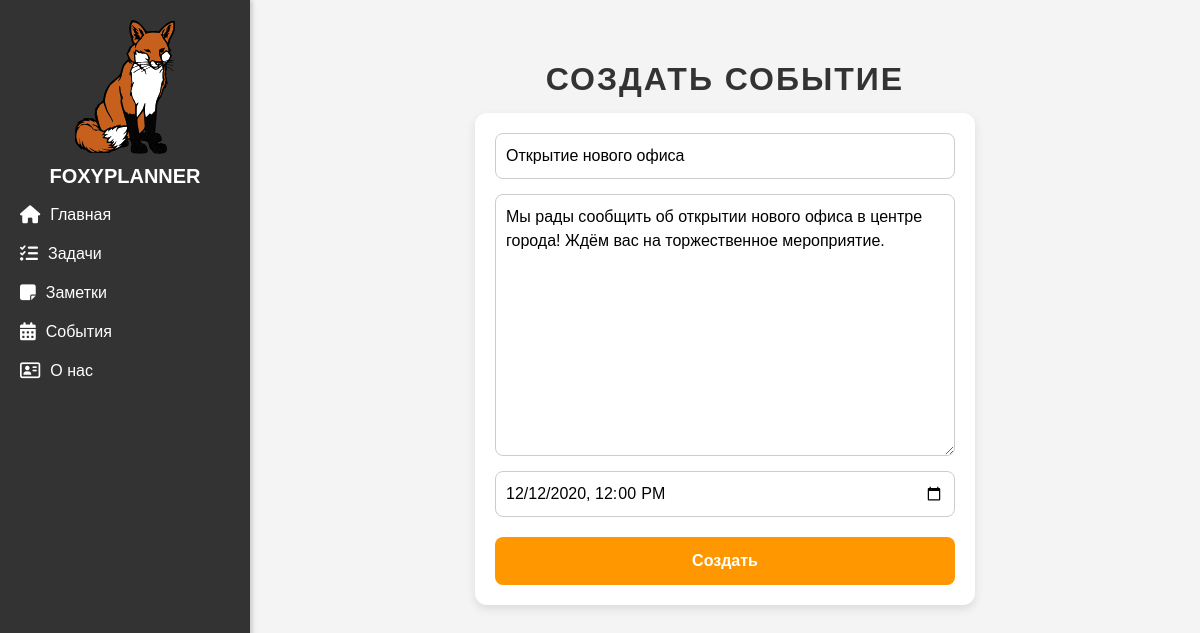
Before: /events/2/update with the older database file.
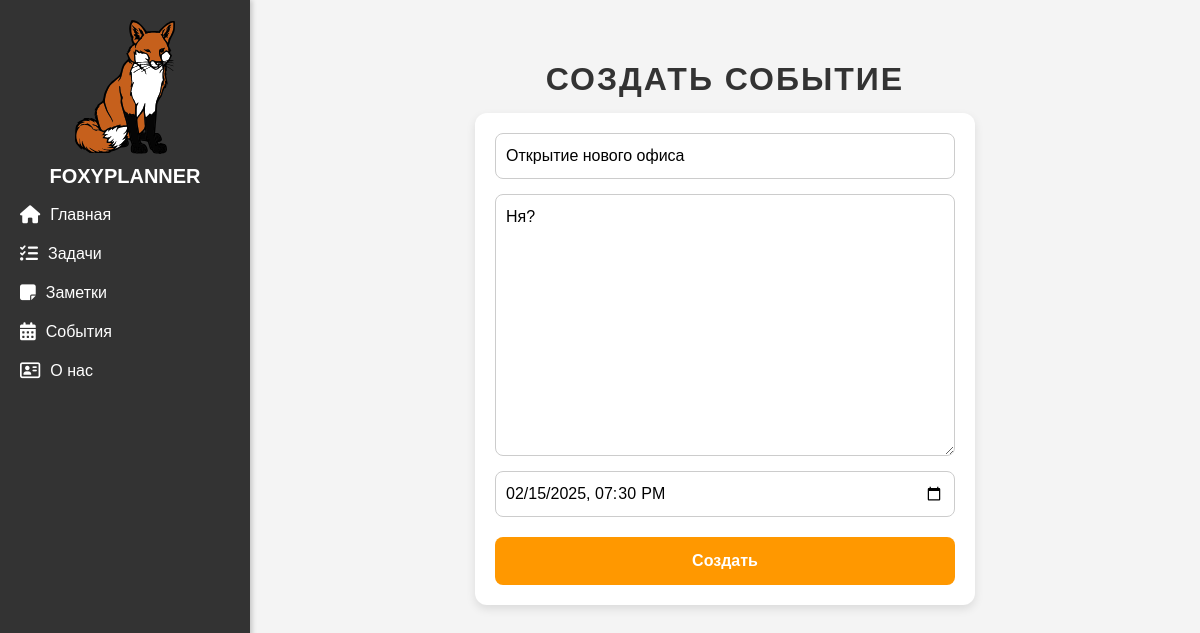
After: the same page with the newer database file.
### events/models.py (models this page shows, shortened)
class Articles(models.Model):
    title = models.CharField(max_length=200, verbose_name="Название события")
    description = models.TextField(verbose_name="Полное описание")
    published_date = models.DateTimeField(verbose_name="Дата публикации")
    class Meta:
        verbose_name = "Событие"
        verbose_name_plural = "События"

### events/views.py (the view)
# urls.py: path('<int:pk>/update', views.EventUpdateView.as_view(), name = 'event_update'),
class EventUpdateView(UpdateView):
    model = Articles
    template_name = 'events/create_event.html'
    form_class = ArticleForm

### events/forms.py
class ArticleForm(ModelForm):
    class Meta:
        model = Articles
        fields = ['title', 'description', 'published_date']
        widgets = {
            'title': TextInput(attrs={'class': 'event-input', 'placeholder': 'Введите название события'}),
            'description': Textarea(attrs={'class': 'event-textarea', 'placeholder': 'Введите описание'}),
            'published_date': DateTimeInput(
                attrs={'class': 'event-input', 'type': 'datetime-local'},
                format='%Y-%m-%dT%H:%M'  # Исправляем формат даты и времени
            ),
        }

### events/templates/events/create_event.html (shortened to what this page needs)
{% extends 'main/layout.html'%}
{% block content %}
<h1>Создать событие</h1>
<div class="event-form-container">
    <form method="post" class="event-form">
        {{form.title}}
        {{form.description}}
        {{form.published_date}}
        <button type="submit" class="event-button">Создать</button>
    </form>
</div>
{% endblock %}

Changed rows visible on the page:
changed Articles "Открытие нового офиса": description "Мы рады сообщить об открытии нового офиса в центре города! Ждём вас на торжественное мероприятие." → "Ня?"; published_date "12/12/2020 12:00" → "02/15/2025 19:30"
